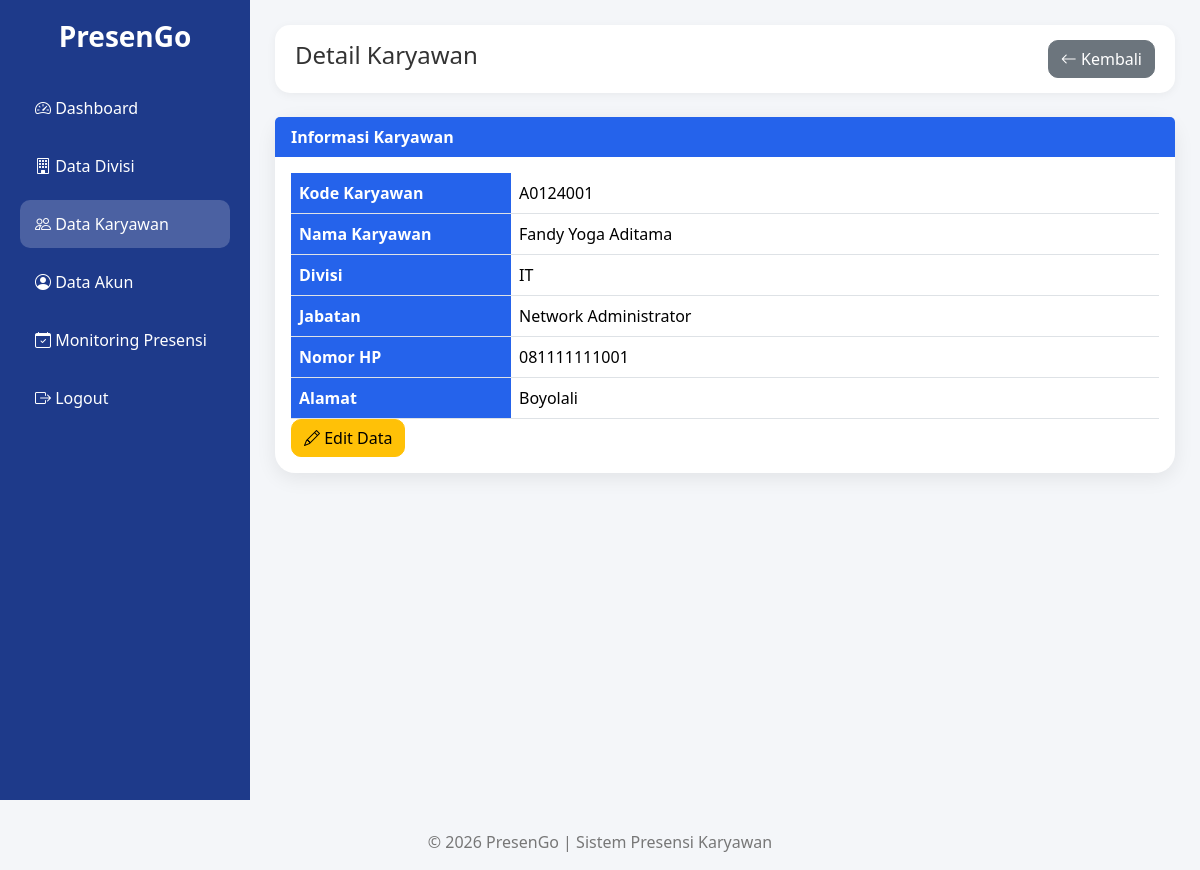
Screenshot of /PresenGo/admin/karyawan/detail.php?id=1 (signed in) with the database file from the repository.
### tables this page shows
CREATE TABLE `karyawan` (
  `id_karyawan` int(11) NOT NULL,
  `kode_karyawan` varchar(20) NOT NULL,
  `id_divisi` int(11) NOT NULL,
  `nama_karyawan` varchar(100) NOT NULL,
  `jabatan` varchar(100) NOT NULL,
  `no_hp` varchar(20) DEFAULT NULL,
  `alamat` varchar(100) DEFAULT NULL,
  `created_at` timestamp NOT NULL DEFAULT current_timestamp()
);

CREATE TABLE `divisi` (
  `id_divisi` int(11) NOT NULL,
  `nama_divisi` varchar(100) NOT NULL,
  `deskripsi` text DEFAULT NULL,
  `created_at` timestamp NOT NULL DEFAULT current_timestamp()
);

### PresenGo/config/helper.php (called while the page is built, shortened)
<?php
function e($text)
{
    return htmlspecialchars(
        $text ?? '',
        ENT_QUOTES,
        'UTF-8'
    );
}
?>

### PresenGo/admin/karyawan/detail.php (the view, shortened to what this page needs)
<?php
require_once '../../config/koneksi.php';
require_once '../../config/helper.php';
$id_karyawan = (int) $_GET['id'];
$query = mysqli_query(
    $koneksi,
    "SELECT
        k.*,
        d.nama_divisi
     FROM karyawan k
     JOIN divisi d
        ON k.id_divisi = d.id_divisi
     WHERE k.id_karyawan = $id_karyawan"
);
$data = mysqli_fetch_assoc($query);
require_once '../../templates/header.php';
?>
<div class="wrapper">
    <?php require_once '../../templates/sidebar_admin.php'; ?>
    <div class="content">
        <div class="topbar">
            <h4>Detail Karyawan</h4>
            <a
                href="index.php"
                class="btn btn-secondary"
            >
                <i class="bi bi-arrow-left"></i>
                Kembali
            </a>
        </div>
        <div class="card mt-4">
            <div class="card-header">
                Informasi Karyawan
            </div>
            <div class="card-body">
                <table class="table">
                    <tr>
                        <th width="220">
                            Kode Karyawan
                        </th>
                        <td>
                            <?= e($data['kode_karyawan']); ?>
                        </td>
                    </tr>
                    <tr>
                        <th width="220">
                            Nama Karyawan
                        </th>
                        <td>
                            <?= e($data['nama_karyawan']); ?>
                        </td>
                    </tr>
                    <tr>
                        <th>
                            Divisi
                        </th>
                        <td>
                            <?= e($data['nama_divisi']); ?>
                        </td>
                    </tr>
                    <tr>
                        <th>
                            Jabatan
                        </th>
                        <td>
                            <?= e($data['jabatan']); ?>
                        </td>
                    </tr>
                    <tr>
                        <th>
                            Nomor HP
                        </th>
                        <td>
                            <?= e($data['no_hp']); ?>
                        </td>
                    </tr>
                    <tr>
                        <th>
                            Alamat
                        </th>
                        <td>
                            <?= e($data['alamat']); ?>
                        </td>
                    </tr>
                </table>
                <a
                    href="edit.php?id=<?= $data['id_karyawan']; ?>"
                    class="btn btn-warning"
                >
                    <i class="bi bi-pencil"></i>
                    Edit Data
                </a>
            </div>
        </div>
    </div>
</div>
<?php
require_once '../../templates/footer.php';
?>

### PresenGo/assets/css/style.css (style rules this page uses)
* { margin:0; padding:0; box-sizing:border-box; }
body { background:#f4f6f9; font-family:'Segoe UI',sans-serif; color:#333; }
.wrapper { display:flex; min-height:100vh; }
.content { flex:1; padding:25px; }
.topbar { background:white; padding:15px 20px; border-radius:15px; display:flex; justify-content:space-between; align-items:center; box-shadow:0 2px 10px rgba(0,0,0,.05); }
.card { border:none; border-radius:20px; box-shadow:0 5px 20px rgba(0,0,0,.08); }
.card-header { background:#2563eb; color:white; border:none; font-weight:bold; }
.table { margin-bottom:0; }
.table th { background:#2563eb; color:white; }
.btn { border-radius:10px; }

### rows the page displays
karyawan: kode_karyawan "A0124001", nama_karyawan "Fandy Yoga Aditama", id_divisi.nama_divisi "IT", jabatan "Network Administrator", no_hp "081111111001", alamat "Boyolali"
